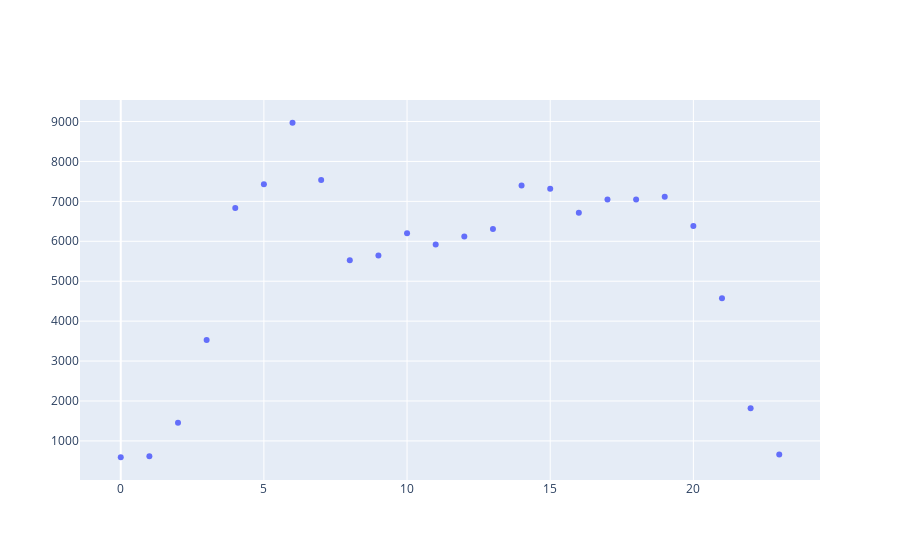

Here is the notebook cell this chart was saved with:
### Code cell
# What does the hourly user activity look like?
indices = [x for x in unique_users_hourly_freq.keys()]
values = [x for x in unique_users_hourly_freq.values()]

fig = go.Figure()

# Add traces
fig.add_trace(go.Scatter(x = indices, y = values,
                         mode = 'markers'
                         )

)

fig.show()

### Figure 1 — Plotly figure (JSON) as saved in the notebook; plotly's stock layout.template omitted (floating-point values rounded to 4 significant figures)
{"data": [{"mode": "markers", "type": "scatter", "x": [6, 12, 13, 9, 7, 16, 20, 14, 11, 10, 8, 15, 17, 5, 21, 22, 2, 3, 19, 4, 18, 23, 0, 1], "y": [8969, 6118, 6308, 5645, 7537, 6717, 6382, 7399, 5920, 6204, 5523, 7314, 7047, 7430, 4572, 1817, 1458, 3527, 7116, 6832, 7047, 662, 591, 613]}], "layout": {}}
